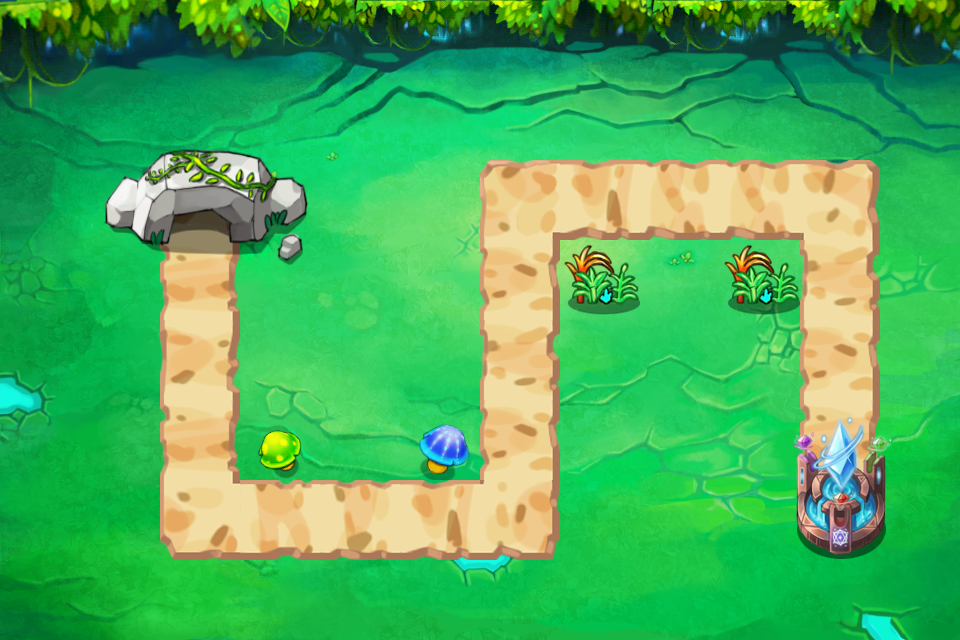

The image is a tile-based game level rendered from a .tmx file. Its description and source (layers, tilesets, objects; grid data summarised) follow:
An orthogonal 12x8 tile map with 80x80 px tiles, 3 tile layers (layer_1, layer_2, layer_3) and 6 objects (1, 2, 3, 4, 5, ...).

<map version="1.0" orientation="orthogonal" width="12" height="8" tilewidth="80" tileheight="80">
 <tileset firstgid="1" name="map-2" tilewidth="80" tileheight="80">
  <image source="map-2.png" width="2046" height="2046" />
  <tile id="0">
   <properties>
    <property name="isWater" value="isWater" />
   </properties>
  </tile>
  <tile id="1">
   <properties>
    <property name="isWater" value="isWater" />
   </properties>
  </tile>
  <tile id="2">
   <properties>
    <property name="isWater" value="isWater" />
   </properties>
  </tile>
  <tile id="3">
   <properties>
    <property name="isWater" value="isWater" />
   </properties>
  </tile>
  <tile id="4">
   <properties>
    <property name="isWater" value="isWater" />
   </properties>
  </tile>
  <tile id="5">
   <properties>
    <property name="isWater" value="isWater" />
   </properties>
  </tile>
  <tile id="6">
   <properties>
    <property name="isWater" value="isWater" />
   </properties>
  </tile>
  <tile id="7">
   <properties>
    <property name="isWater" value="isWater" />
   </properties>
  </tile>
  <tile id="8">
   <properties>
    <property name="isWater" value="isWater" />
   </properties>
  </tile>
  <tile id="9">
   <properties>
    <property name="isWater" value="isWater" />
   </properties>
  </tile>
  <tile id="10">
   <properties>
    <property name="isWater" value="isWater" />
   </properties>
  </tile>
  <tile id="11">
   <properties>
    <property name="isWater" value="isWater" />
   </properties>
  </tile>
  <tile id="13">
   <properties>
    <property name="isPath" value="isPath" />
   </properties>
  </tile>
  <tile id="14">
   <properties>
    <property name="isPath" value="isPath" />
   </properties>
  </tile>
  <tile id="15">
   <properties>
    <property name="isPath" value="isPath" />
   </properties>
  </tile>
  <tile id="16">
   <properties>
    <property name="isPath" value="isPath" />
   </properties>
  </tile>
  <tile id="17">
   <properties>
    <property name="HP" value="1000" />
    <property name="coins" value="50" />
    <property name="isBarrier" value="41" />
   </properties>
  </tile>
  <tile id="18">
   <properties>
    <property name="HP" value="1000" />
    <property name="coins" value="50" />
    <property name="isBarrier" value="42" />
   </properties>
  </tile>
  <tile id="20">
   <properties>
    <property name="isExit" value="isExit" />
   </properties>
  </tile>
  <tile id="22">
   <properties>
    <property name="HP" value="200" />
    <property name="coins" value="10" />
    <property name="isBarrier" value="1" />
   </properties>
  </tile>
  <tile id="23">
   <properties>
    <property name="HP" value="200" />
    <property name="coins" value="10" />
    <property name="isBarrier" value="1" />
   </properties>
  </tile>
  <tile id="25">
   <properties>
    <property name="isTower" value="isTower" />
   </properties>
  </tile>
  <tile id="26">
   <properties>
    <property name="isTower" value="isTower" />
   </properties>
  </tile>
  <tile id="27">
   <properties>
    <property name="isTower" value="isTower" />
   </properties>
  </tile>
  <tile id="28">
   <properties>
    <property name="isTower" value="isTower" />
   </properties>
  </tile>
  <tile id="29">
   <properties>
    <property name="isTower" value="isTower" />
   </properties>
  </tile>
  <tile id="30">
   <properties>
    <property name="isTower" value="isTower" />
   </properties>
  </tile>
  <tile id="31">
   <properties>
    <property name="isTower" value="isTower" />
   </properties>
  </tile>
  <tile id="32">
   <properties>
    <property name="isTower" value="isTower" />
   </properties>
  </tile>
  <tile id="33">
   <properties>
    <property name="isTower" value="isTower" />
   </properties>
  </tile>
  <tile id="34">
   <properties>
    <property name="isTower" value="isTower" />
   </properties>
  </tile>
  <tile id="35">
   <properties>
    <property name="isTower" value="isTower" />
   </properties>
  </tile>
  <tile id="36">
   <properties>
    <property name="isTower" value="isTower" />
   </properties>
  </tile>
  <tile id="38">
   <properties>
    <property name="isPath" value="isPath" />
   </properties>
  </tile>
  <tile id="39">
   <properties>
    <property name="HP" value="200" />
    <property name="coins" value="10" />
    <property name="isBarrier" value="1" />
   </properties>
  </tile>
  <tile id="41">
   <properties>
    <property name="isPath" value="isPath" />
   </properties>
  </tile>
  <tile id="42">
   <properties>
    <property name="HP" value="1000" />
    <property name="coins" value="50" />
    <property name="isBarrier" value="43" />
   </properties>
  </tile>
  <tile id="43">
   <properties>
    <property name="HP" value="1000" />
    <property name="coins" value="50" />
    <property name="isBarrier" value="44" />
   </properties>
  </tile>
  <tile id="45">
   <properties>
    <property name="isExit" value="isExit" />
   </properties>
  </tile>
  <tile id="50">
   <properties>
    <property name="isTower" value="isTower" />
   </properties>
  </tile>
  <tile id="51">
   <properties>
    <property name="isTower" value="isTower" />
   </properties>
  </tile>
  <tile id="52">
   <properties>
    <property name="isTower" value="isTower" />
   </properties>
  </tile>
  <tile id="53">
   <properties>
    <property name="isTower" value="isTower" />
   </properties>
  </tile>
  <tile id="54">
   <properties>
    <property name="isTower" value="isTower" />
   </properties>
  </tile>
  <tile id="55">
   <properties>
    <property name="isTower" value="isTower" />
   </properties>
  </tile>
  <tile id="56">
   <properties>
    <property name="isTower" value="isTower" />
   </properties>
  </tile>
  <tile id="57">
   <properties>
    <property name="isTower" value="isTower" />
   </properties>
  </tile>
  <tile id="58">
   <properties>
    <property name="isTower" value="isTower" />
   </properties>
  </tile>
  <tile id="59">
   <properties>
    <property name="isTower" value="isTower" />
   </properties>
  </tile>
  <tile id="60">
   <properties>
    <property name="isTower" value="isTower" />
   </properties>
  </tile>
  <tile id="61">
   <properties>
    <property name="isTower" value="isTower" />
   </properties>
  </tile>
  <tile id="63">
   <properties>
    <property name="isPath" value="isPath" />
   </properties>
  </tile>
  <tile id="64">
   <properties>
    <property name="HP" value="500" />
    <property name="coins" value="20" />
    <property name="isBarrier" value="21" />
   </properties>
  </tile>
  <tile id="65">
   <properties>
    <property name="HP" value="500" />
    <property name="coins" value="20" />
    <property name="isBarrier" value="22" />
   </properties>
  </tile>
  <tile id="66">
   <properties>
    <property name="isPath" value="isPath" />
   </properties>
  </tile>
  <tile id="68">
   <properties>
    <property name="isPath" value="isPath" />
   </properties>
  </tile>
  <tile id="72">
   <properties>
    <property name="HP" value="200" />
    <property name="coins" value="10" />
    <property name="isBarrier" value="1" />
   </properties>
  </tile>
  <tile id="75">
   <properties>
    <property name="isTower" value="isTower" />
   </properties>
  </tile>
  <tile id="76">
   <properties>
    <property name="isTower" value="isTower" />
   </properties>
  </tile>
  <tile id="77">
   <properties>
    <property name="isTower" value="isTower" />
   </properties>
  </tile>
  <tile id="78">
   <properties>
    <property name="isTower" value="isTower" />
   </properties>
  </tile>
  <tile id="79">
   <properties>
    <property name="isTower" value="isTower" />
   </properties>
  </tile>
  <tile id="80">
   <properties>
    <property name="isTower" value="isTower" />
   </properties>
  </tile>
  <tile id="81">
   <properties>
    <property name="isTower" value="isTower" />
   </properties>
  </tile>
  <tile id="82">
   <properties>
    <property name="isTower" value="isTower" />
   </properties>
  </tile>
  <tile id="83">
   <properties>
    <property name="isTower" value="isTower" />
   </properties>
  </tile>
  <tile id="84">
   <properties>
    <property name="isTower" value="isTower" />
   </properties>
  </tile>
  <tile id="85">
   <properties>
    <property name="isTower" value="isTower" />
   </properties>
  </tile>
  <tile id="86">
   <properties>
    <property name="isTower" value="isTower" />
   </properties>
  </tile>
  <tile id="88">
   <properties>
    <property name="isPath" value="isPath" />
   </properties>
  </tile>
  <tile id="89">
   <properties>
    <property name="isPath" value="isPath" />
   </properties>
  </tile>
  <tile id="90">
   <properties>
    <property name="isPath" value="isPath" />
   </properties>
  </tile>
  <tile id="91">
   <properties>
    <property name="isPath" value="isPath" />
   </properties>
  </tile>
  <tile id="92">
   <properties>
    <property name="isPath" value="isPath" />
   </properties>
  </tile>
  <tile id="93">
   <properties>
    <property name="isPath" value="isPath" />
   </properties>
  </tile>
  <tile id="94">
   <properties>
    <property name="isPath" value="isPath" />
   </properties>
  </tile>
  <tile id="100">
   <properties>
    <property name="isTower" value="isTower" />
   </properties>
  </tile>
  <tile id="101">
   <properties>
    <property name="isTower" value="isTower" />
   </properties>
  </tile>
  <tile id="102">
   <properties>
    <property name="isTower" value="isTower" />
   </properties>
  </tile>
  <tile id="103">
   <properties>
    <property name="isTower" value="isTower" />
   </properties>
  </tile>
  <tile id="104">
   <properties>
    <property name="isTower" value="isTower" />
   </properties>
  </tile>
  <tile id="105">
   <properties>
    <property name="isTower" value="isTower" />
   </properties>
  </tile>
  <tile id="106">
   <properties>
    <property name="isTower" value="isTower" />
   </properties>
  </tile>
  <tile id="107">
   <properties>
    <property name="isTower" value="isTower" />
   </properties>
  </tile>
  <tile id="108">
   <properties>
    <property name="isTower" value="isTower" />
   </properties>
  </tile>
  <tile id="109">
   <properties>
    <property name="isTower" value="isTower" />
   </properties>
  </tile>
  <tile id="110">
   <properties>
    <property name="isTower" value="isTower" />
   </properties>
  </tile>
  <tile id="111">
   <properties>
    <property name="isTower" value="isTower" />
   </properties>
  </tile>
  <tile id="118">
   <properties>
    <property name="isPath" value="isPath" />
   </properties>
  </tile>
  <tile id="125">
   <properties>
    <property name="isTower" value="isTower" />
   </properties>
  </tile>
  <tile id="126">
   <properties>
    <property name="isTower" value="isTower" />
   </properties>
  </tile>
  <tile id="127">
   <properties>
    <property name="isTower" value="isTower" />
   </properties>
  </tile>
  <tile id="128">
   <properties>
    <property name="isTower" value="isTower" />
   </properties>
  </tile>
  <tile id="129">
   <properties>
    <property name="isTower" value="isTower" />
   </properties>
  </tile>
  <tile id="130">
   <properties>
    <property name="isTower" value="isTower" />
   </properties>
  </tile>
  <tile id="131">
   <properties>
    <property name="isTower" value="isTower" />
   </properties>
  </tile>
  <tile id="132">
   <properties>
    <property name="isTower" value="isTower" />
   </properties>
  </tile>
  <tile id="133">
   <properties>
    <property name="isTower" value="isTower" />
   </properties>
  </tile>
  <tile id="134">
   <properties>
    <property name="isTower" value="isTower" />
   </properties>
  </tile>
  <tile id="135">
   <properties>
    <property name="isTower" value="isTower" />
   </properties>
  </tile>
  <tile id="136">
   <properties>
    <property name="isTower" value="isTower" />
   </properties>
  </tile>
  <tile id="137">
   <properties>
    <property name="isPath" value="isPath" />
   </properties>
  </tile>
  <tile id="138">
   <properties>
    <property name="isPath" value="isPath" />
   </properties>
  </tile>
  <tile id="139">
   <properties>
    <property name="isPath" value="isPath" />
   </properties>
  </tile>
  <tile id="141">
   <properties>
    <property name="isPath" value="isPath" />
   </properties>
  </tile>
  <tile id="150">
   <properties>
    <property name="isTower" value="isTower" />
   </properties>
  </tile>
  <tile id="151">
   <properties>
    <property name="isTower" value="isTower" />
   </properties>
  </tile>
  <tile id="152">
   <properties>
    <property name="isTower" value="isTower" />
   </properties>
  </tile>
  <tile id="153">
   <properties>
    <property name="isTower" value="isTower" />
   </properties>
  </tile>
  <tile id="154">
   <properties>
    <property name="isTower" value="isTower" />
   </properties>
  </tile>
  <tile id="155">
   <properties>
    <property name="isTower" value="isTower" />
   </properties>
  </tile>
  <tile id="156">
   <properties>
    <property name="isTower" value="isTower" />
   </properties>
  </tile>
  <tile id="157">
   <properties>
    <property name="isTower" value="isTower" />
   </properties>
  </tile>
  <tile id="158">
   <properties>
    <property name="isTower" value="isTower" />
   </properties>
  </tile>
  <tile id="159">
   <properties>
    <property name="isTower" value="isTower" />
   </properties>
  </tile>
  <tile id="160">
   <properties>
    <property name="isTower" value="isTower" />
   </properties>
  </tile>
  <tile id="161">
   <properties>
    <property name="isTower" value="isTower" />
   </properties>
  </tile>
  <tile id="166">
   <properties>
    <property name="isPath" value="isPath" />
   </properties>
  </tile>
  <tile id="175">
   <properties>
    <property name="isTower" value="isTower" />
   </properties>
  </tile>
  <tile id="176">
   <properties>
    <property name="isTower" value="isTower" />
   </properties>
  </tile>
  <tile id="177">
   <properties>
    <property name="isTower" value="isTower" />
   </properties>
  </tile>
  <tile id="178">
   <properties>
    <property name="isTower" value="isTower" />
   </properties>
  </tile>
  <tile id="179">
   <properties>
    <property name="isTower" value="isTower" />
   </properties>
  </tile>
  <tile id="180">
   <properties>
    <property name="isTower" value="isTower" />
   </properties>
  </tile>
  <tile id="181">
   <properties>
    <property name="isTower" value="isTower" />
   </properties>
  </tile>
  <tile id="182">
   <properties>
    <property name="isTower" value="isTower" />
   </properties>
  </tile>
  <tile id="183">
   <properties>
    <property name="isTower" value="isTower" />
   </properties>
  </tile>
  <tile id="184">
   <properties>
    <property name="isTower" value="isTower" />
   </properties>
  </tile>
  <tile id="185">
   <properties>
    <property name="isTower" value="isTower" />
   </properties>
  </tile>
  <tile id="186">
   <properties>
    <property name="isTower" value="isTower" />
   </properties>
  </tile>
  <tile id="191">
   <properties>
    <property name="isPath" value="isPath" />
   </properties>
  </tile>
  <tile id="212">
   <properties>
    <property name="isWater" value="isWater" />
   </properties>
  </tile>
  <tile id="213">
   <properties>
    <property name="isEntrance" value="1" />
   </properties>
  </tile>
  <tile id="214">
   <properties>
    <property name="isWater" value="isWater" />
   </properties>
  </tile>
 </tileset>
 <layer name="layer_1" width="12" height="8">
  <data>[96 cells, 96 non-empty, 96 distinct tile ids]</data>
 </layer>
 <layer name="layer_2" width="12" height="8">
  <data>[96 cells, 20 non-empty, 12 distinct tile ids]</data>
 </layer>
 <layer name="layer_3" width="12" height="8">
  <data>[96 cells, 19 non-empty, 18 distinct tile ids]</data>
 </layer>
 <objectgroup name="layer_obj" width="12" height="8">
  <object name="1" x="160" y="240" width="80" height="80" />
  <object name="2" x="160" y="480" width="80" height="80" />
  <object name="3" x="480" y="480" width="80" height="80" />
  <object name="4" x="480" y="160" width="80" height="80" />
  <object name="5" x="800" y="160" width="80" height="80" />
  <object name="6" x="800" y="480" width="80" height="80" />
 </objectgroup>
</map>
